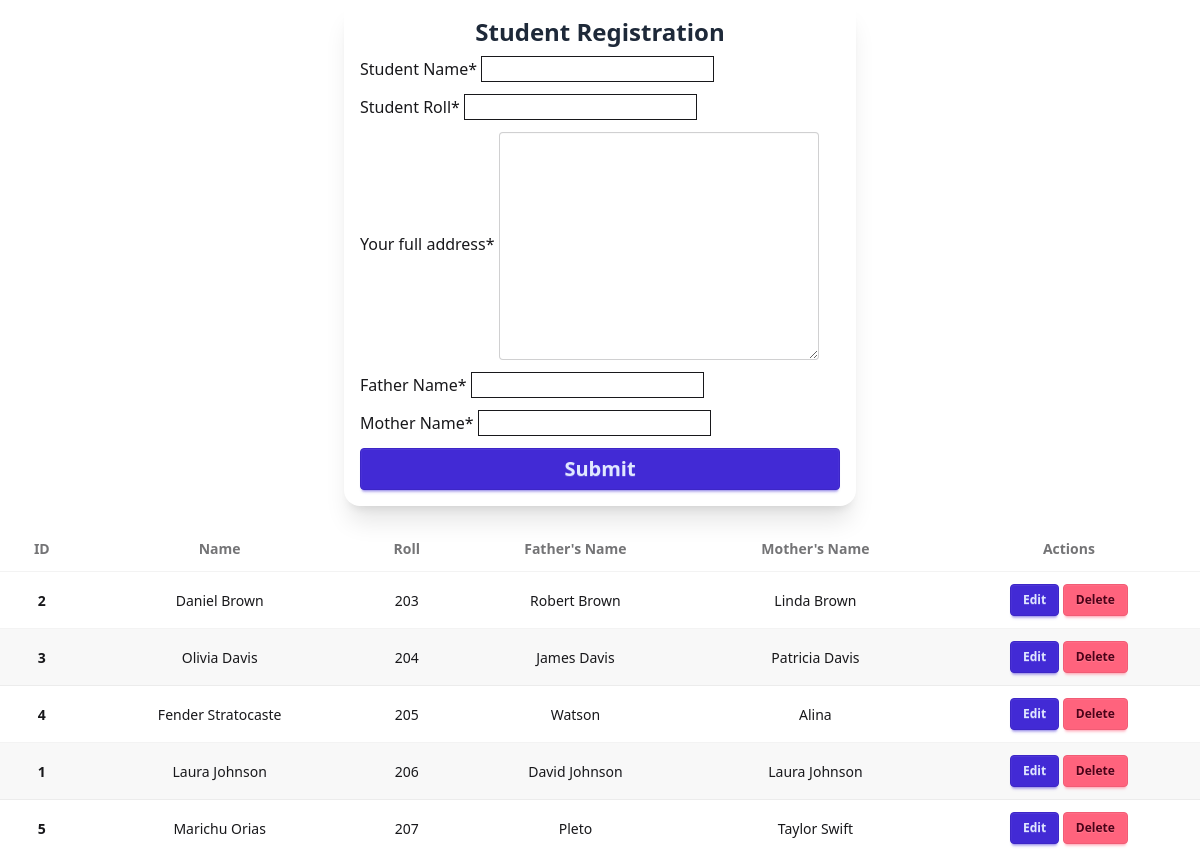
The app's page /, older data.
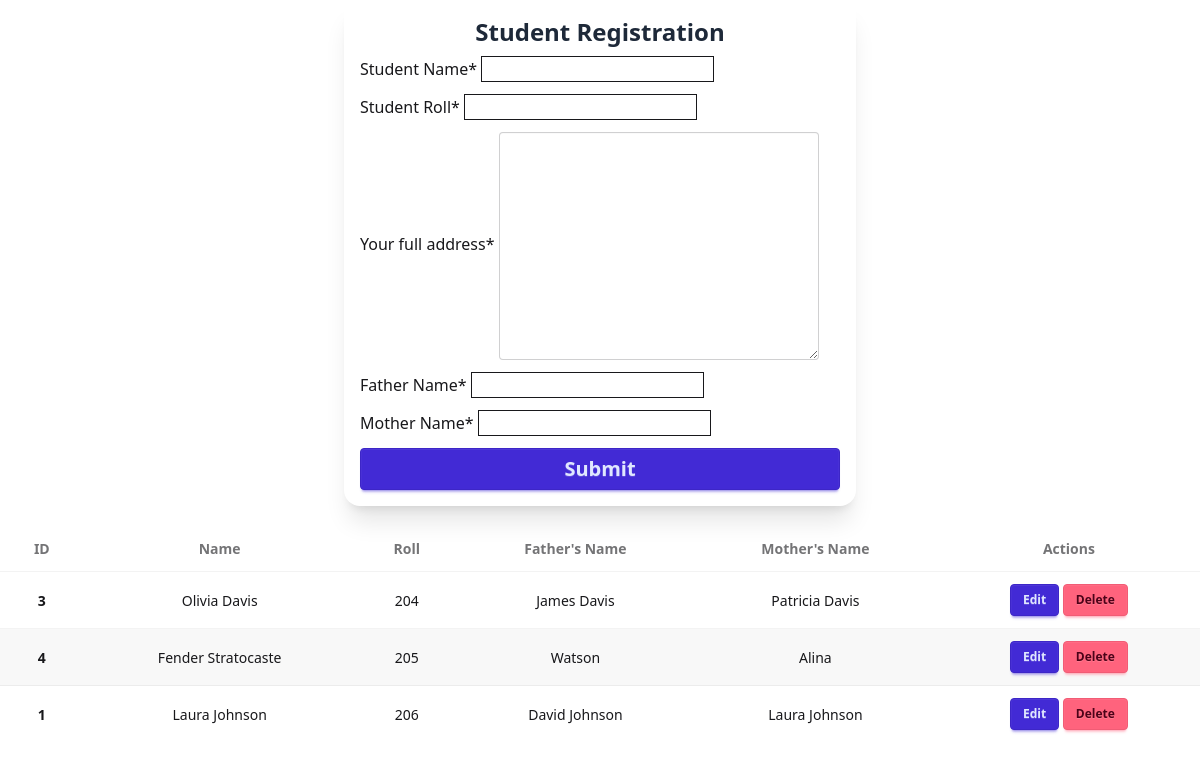
The same page, newer data.
### student_model/models.py (models this page shows, shortened)
class Student(models.Model):
    name=models.CharField(max_length=50)
    roll=models.IntegerField(unique=True)
    address=models.TextField()
    fathers_name=models.CharField(default="",max_length=50)
    mothers_name=models.CharField(default="",max_length=50)

### student_model/views.py (the view)
# urls.py: path('',views.home,name='home'),
def home(request):
    if request.method=='POST':
        form=forms.StudentForm(request.POST)
        if form.is_valid():
            form.save()
            print(form.cleaned_data)
            return redirect('home')
    else:
        form=forms.StudentForm
    students=models.Student.objects.all().order_by('roll')
    return render(request,'home.html',{'datas':students,'form':form})

### student_model/templates/home.html (shortened to what this page needs)
{% load crispy_forms_tags %}
<!doctype html>
<html lang="en">
  <head>
    <link
      href="https://cdn.jsdelivr.net/npm/daisyui@5"
      rel="stylesheet"
      type="text/css"
    />
    <script src="https://cdn.jsdelivr.net/npm/@tailwindcss/browser@4"></script>
  </head>
  <body class="">
    <div class="flex items-center justify-center px-4">
      <div class="w-full max-w-lg rounded-2xl shadow-xl p-4">
        <h2 class="text-2xl font-bold text-center text-gray-800 mb-2">
          Student Registration
        </h2>
        <form method="POST" class="">
          {% csrf_token %} {{ form|crispy }}
          <button type="submit" class="btn btn-primary w-full text-xl p-5">
            Submit
          </button>
        </form>
      </div>
    </div>
    {% if datas %}
    <div class="overflow-x-auto mt-5">
      <table class="table table-zebra">
        <thead>
          <tr class="text-center">
            <th>ID</th>
            <th>Name</th>
            <th>Roll</th>
            <th>Father's Name</th>
            <th>Mother's Name</th>
            <th>Actions</th>
          </tr>
        </thead>
        <tbody class="text-center">
          {% for data in datas %}
          <tr>
            <th>{{data.id}}</th>
            <td>{{data.name}}</td>
            <td>{{data.roll}}</td>
            <td>{{data.fathers_name}}</td>
            <td>{{data.mothers_name}}</td>
            <td>
              <button class="btn btn-sm btn-primary">Edit</button>
              <button class="btn btn-sm btn-error">
                <a href="{% url 'delete_student' data.roll %}">Delete</a>
              </button>
            </td>
          </tr>
          {% endfor %}
        </tbody>
      </table>
    </div>
    {% endif %}
  </body>
</html>

Row changes from the older to the newer data that the page shows:
removed Student: id "2", name "Daniel Brown", roll "203", fathers_name "Robert Brown", mothers_name "Linda Brown"
removed Student: id "5", name "Marichu Orias", roll "207", fathers_name "Pleto", mothers_name "Taylor Swift"
